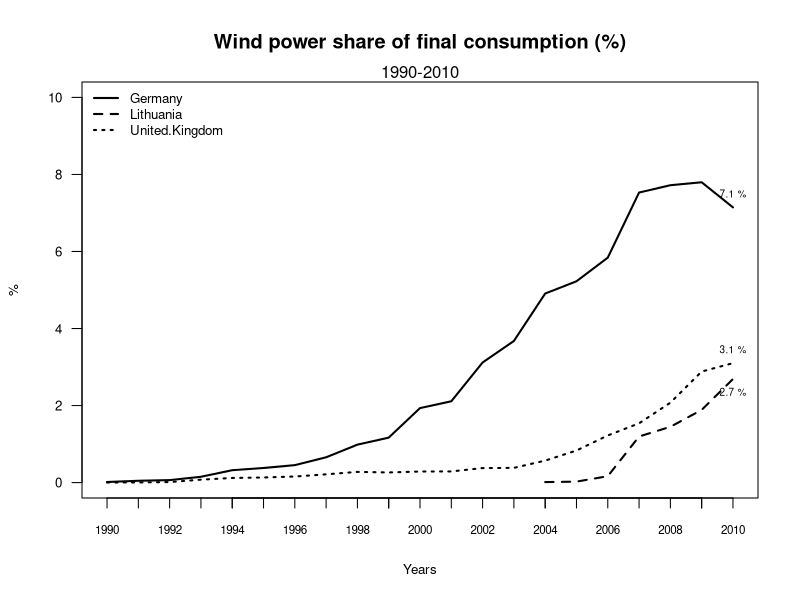

This chart was generated by the following R code:
####################
#
#	Title: Wind power share of total generation (%)
#	Source: Eurostat (nrg_113a, nrg_105a)
#	Notes: Onshore and offshore wind turbines. Sum of main activity producers and autoproducers
#
####################

finalconsumption = read.csv("eurostat-nrg_105a_consumption-final-GWh.csv")
totalproduction = read.csv("eurostat-nrg_105a_production-total-GWh.csv")
production = read.csv("eurostat-nrg_1072_production-wind-GWh.csv")

pdf(file="figure_generation-share2.pdf", height=3.5, width=5)

plot(production$Germany/finalconsumption$Germany*100, type="l", ylim=range(0,10), axes=F, ann=T, xlab="Years", ylab="%", cex.lab=0.8, lwd=2)
axis(1, lab=F) #disable labels on x-axis
axis(1, at=1:21, lab=production$X, cex.axis=0.7)
axis(2, las=1, cex.axis=0.8)
box()
lines(x=c(15:21),y=production$Lithuania[15:21]/finalconsumption$Lithuania[15:21]*100, type="l", lty=2, lwd=2)
lines(production$United.Kingdom/finalconsumption$United.Kingdom*100, type="l", lty=3, lwd=2)

# Adds %-label to last observation
text(21, production$Germany[21]/finalconsumption$Germany[21]*100, paste(format(production$Germany[21]/finalconsumption$Germany[21]*100,digits=2,nsmall=1),"%"), cex=0.6, pos=3)
text(21, production$Lithuania[21]/finalconsumption$Lithuania[21]*100, paste(format(production$Lithuania[21]/finalconsumption$Lithuania[21]*100,digits=2,nsmall=1),"%"), cex=0.6, pos=1)
text(21, production$United.Kingdom[21]/finalconsumption$United.Kingdom[21]*100, paste(format(production$United.Kingdom[21]/finalconsumption$United.Kingdom[21]*100,digits=2,nsmall=1),"%"), cex=0.6, pos=3)

title(main="Wind power share of final consumption (%)")
mtext("1990-2010");
legend("topleft", names(production[-1]), cex=0.8, lty=1:3, lwd=2, bty="n");

dev.off()
